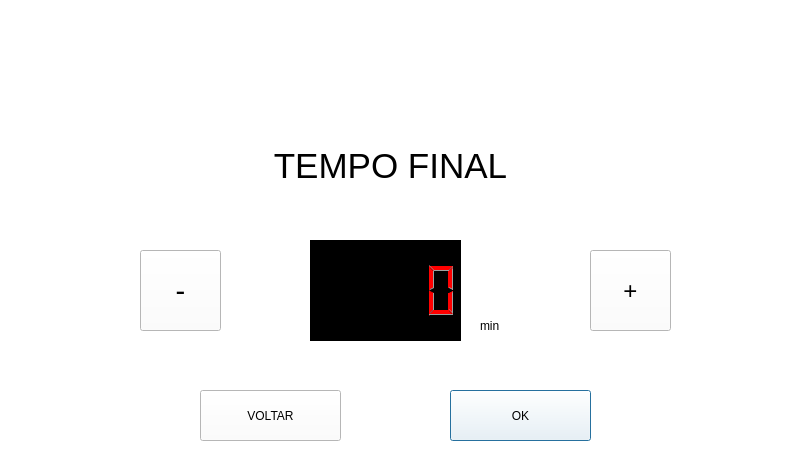
<?xml version="1.0" encoding="UTF-8"?>
<ui version="4.0">
 <class>fourthDialog</class>
 <widget class="QDialog" name="fourthDialog">
  <property name="geometry">
   <rect>
    <x>0</x>
    <y>0</y>
    <width>800</width>
    <height>465</height>
   </rect>
  </property>
  <property name="windowTitle">
   <string>Dialog</string>
  </property>
  <property name="styleSheet">
   <string notr="true">background-color: rgb(255, 255, 255);</string>
  </property>
  <widget class="QLabel" name="label_2">
   <property name="geometry">
    <rect>
     <x>220</x>
     <y>130</y>
     <width>341</width>
     <height>71</height>
    </rect>
   </property>
   <property name="font">
    <font>
     <family>Arial</family>
     <pointsize>26</pointsize>
     <weight>50</weight>
     <italic>false</italic>
     <bold>false</bold>
    </font>
   </property>
   <property name="styleSheet">
    <string notr="true">font: 26pt &quot;Arial&quot;;</string>
   </property>
   <property name="text">
    <string>TEMPO FINAL</string>
   </property>
   <property name="alignment">
    <set>Qt::AlignCenter</set>
   </property>
  </widget>
  <widget class="QPushButton" name="pushButton_5">
   <property name="geometry">
    <rect>
     <x>450</x>
     <y>390</y>
     <width>141</width>
     <height>51</height>
    </rect>
   </property>
   <property name="styleSheet">
    <string notr="true">font: 14pt &quot;Arial&quot;;</string>
   </property>
   <property name="text">
    <string>OK</string>
   </property>
  </widget>
  <widget class="QLabel" name="label">
   <property name="geometry">
    <rect>
     <x>10</x>
     <y>10</y>
     <width>711</width>
     <height>111</height>
    </rect>
   </property>
   <property name="text">
    <string/>
   </property>
  </widget>
  <widget class="QLCDNumber" name="lcdNumber_2">
   <property name="geometry">
    <rect>
     <x>310</x>
     <y>240</y>
     <width>151</width>
     <height>101</height>
    </rect>
   </property>
   <property name="palette">
    <palette>
     <active>
      <colorrole role="WindowText">
       <brush brushstyle="SolidPattern">
        <color alpha="255">
         <red>255</red>
         <green>0</green>
         <blue>0</blue>
        </color>
       </brush>
      </colorrole>
      <colorrole role="Button">
       <brush brushstyle="SolidPattern">
        <color alpha="255">
         <red>0</red>
         <green>0</green>
         <blue>0</blue>
        </color>
       </brush>
      </colorrole>
      <colorrole role="Light">
       <brush brushstyle="SolidPattern">
        <color alpha="255">
         <red>255</red>
         <green>0</green>
         <blue>0</blue>
        </color>
       </brush>
      </colorrole>
      <colorrole role="Text">
       <brush brushstyle="SolidPattern">
        <color alpha="255">
         <red>255</red>
         <green>0</green>
         <blue>0</blue>
        </color>
       </brush>
      </colorrole>
      <colorrole role="BrightText">
       <brush brushstyle="SolidPattern">
        <color alpha="255">
         <red>255</red>
         <green>0</green>
         <blue>0</blue>
        </color>
       </brush>
      </colorrole>
      <colorrole role="ButtonText">
       <brush brushstyle="SolidPattern">
        <color alpha="255">
         <red>255</red>
         <green>0</green>
         <blue>0</blue>
        </color>
       </brush>
      </colorrole>
      <colorrole role="Base">
       <brush brushstyle="SolidPattern">
        <color alpha="255">
         <red>0</red>
         <green>0</green>
         <blue>0</blue>
        </color>
       </brush>
      </colorrole>
      <colorrole role="Window">
       <brush brushstyle="SolidPattern">
        <color alpha="255">
         <red>0</red>
         <green>0</green>
         <blue>0</blue>
        </color>
       </brush>
      </colorrole>
      <colorrole role="Highlight">
       <brush brushstyle="SolidPattern">
        <color alpha="255">
         <red>0</red>
         <green>0</green>
         <blue>127</blue>
        </color>
       </brush>
      </colorrole>
     </active>
     <inactive>
      <colorrole role="WindowText">
       <brush brushstyle="SolidPattern">
        <color alpha="255">
         <red>255</red>
         <green>0</green>
         <blue>0</blue>
        </color>
       </brush>
      </colorrole>
      <colorrole role="Button">
       <brush brushstyle="SolidPattern">
        <color alpha="255">
         <red>0</red>
         <green>0</green>
         <blue>0</blue>
        </color>
       </brush>
      </colorrole>
      <colorrole role="Light">
       <brush brushstyle="SolidPattern">
        <color alpha="255">
         <red>255</red>
         <green>0</green>
         <blue>0</blue>
        </color>
       </brush>
      </colorrole>
      <colorrole role="Text">
       <brush brushstyle="SolidPattern">
        <color alpha="255">
         <red>255</red>
         <green>0</green>
         <blue>0</blue>
        </color>
       </brush>
      </colorrole>
      <colorrole role="BrightText">
       <brush brushstyle="SolidPattern">
        <color alpha="255">
         <red>255</red>
         <green>0</green>
         <blue>0</blue>
        </color>
       </brush>
      </colorrole>
      <colorrole role="ButtonText">
       <brush brushstyle="SolidPattern">
        <color alpha="255">
         <red>255</red>
         <green>0</green>
         <blue>0</blue>
        </color>
       </brush>
      </colorrole>
      <colorrole role="Base">
       <brush brushstyle="SolidPattern">
        <color alpha="255">
         <red>0</red>
         <green>0</green>
         <blue>0</blue>
        </color>
       </brush>
      </colorrole>
      <colorrole role="Window">
       <brush brushstyle="SolidPattern">
        <color alpha="255">
         <red>0</red>
         <green>0</green>
         <blue>0</blue>
        </color>
       </brush>
      </colorrole>
      <colorrole role="Highlight">
       <brush brushstyle="SolidPattern">
        <color alpha="255">
         <red>0</red>
         <green>0</green>
         <blue>127</blue>
        </color>
       </brush>
      </colorrole>
     </inactive>
     <disabled>
      <colorrole role="WindowText">
       <brush brushstyle="SolidPattern">
        <color alpha="255">
         <red>120</red>
         <green>120</green>
         <blue>120</blue>
        </color>
       </brush>
      </colorrole>
      <colorrole role="Button">
       <brush brushstyle="SolidPattern">
        <color alpha="255">
         <red>0</red>
         <green>0</green>
         <blue>0</blue>
        </color>
       </brush>
      </colorrole>
      <colorrole role="Light">
       <brush brushstyle="SolidPattern">
        <color alpha="255">
         <red>255</red>
         <green>0</green>
         <blue>0</blue>
        </color>
       </brush>
      </colorrole>
      <colorrole role="Text">
       <brush brushstyle="SolidPattern">
        <color alpha="255">
         <red>120</red>
         <green>120</green>
         <blue>120</blue>
        </color>
       </brush>
      </colorrole>
      <colorrole role="BrightText">
       <brush brushstyle="SolidPattern">
        <color alpha="255">
         <red>255</red>
         <green>0</green>
         <blue>0</blue>
        </color>
       </brush>
      </colorrole>
      <colorrole role="ButtonText">
       <brush brushstyle="SolidPattern">
        <color alpha="255">
         <red>120</red>
         <green>120</green>
         <blue>120</blue>
        </color>
       </brush>
      </colorrole>
      <colorrole role="Base">
       <brush brushstyle="SolidPattern">
        <color alpha="255">
         <red>0</red>
         <green>0</green>
         <blue>0</blue>
        </color>
       </brush>
      </colorrole>
      <colorrole role="Window">
       <brush brushstyle="SolidPattern">
        <color alpha="255">
         <red>0</red>
         <green>0</green>
         <blue>0</blue>
        </color>
       </brush>
      </colorrole>
      <colorrole role="Highlight">
       <brush brushstyle="SolidPattern">
        <color alpha="255">
         <red>0</red>
         <green>0</green>
         <blue>127</blue>
        </color>
       </brush>
      </colorrole>
     </disabled>
    </palette>
   </property>
   <property name="styleSheet">
    <string notr="true">background-color: rgb(0, 0, 0);
selection-background-color: rgb(0, 0, 127);</string>
   </property>
  </widget>
  <widget class="QPushButton" name="pushButton_3">
   <property name="geometry">
    <rect>
     <x>590</x>
     <y>250</y>
     <width>81</width>
     <height>81</height>
    </rect>
   </property>
   <property name="font">
    <font>
     <pointsize>18</pointsize>
    </font>
   </property>
   <property name="text">
    <string>+</string>
   </property>
  </widget>
  <widget class="QPushButton" name="pushButton_4">
   <property name="geometry">
    <rect>
     <x>140</x>
     <y>250</y>
     <width>81</width>
     <height>81</height>
    </rect>
   </property>
   <property name="font">
    <font>
     <pointsize>22</pointsize>
    </font>
   </property>
   <property name="text">
    <string>-</string>
   </property>
  </widget>
  <widget class="QLabel" name="label_12">
   <property name="geometry">
    <rect>
     <x>480</x>
     <y>310</y>
     <width>61</width>
     <height>31</height>
    </rect>
   </property>
   <property name="styleSheet">
    <string notr="true">font: 75 14pt &quot;Arial&quot;;</string>
   </property>
   <property name="text">
    <string>min</string>
   </property>
  </widget>
  <widget class="QPushButton" name="pushButton">
   <property name="geometry">
    <rect>
     <x>200</x>
     <y>390</y>
     <width>141</width>
     <height>51</height>
    </rect>
   </property>
   <property name="styleSheet">
    <string notr="true">font: 14pt &quot;Arial&quot;;</string>
   </property>
   <property name="text">
    <string>VOLTAR</string>
   </property>
  </widget>
 </widget>
 <resources/>
 <connections>
  <connection>
   <sender>pushButton_5</sender>
   <signal>clicked()</signal>
   <receiver>fourthDialog</receiver>
   <slot>close()</slot>
   <hints>
    <hint type="sourcelabel">
     <x>320</x>
     <y>405</y>
    </hint>
    <hint type="destinationlabel">
     <x>499</x>
     <y>397</y>
    </hint>
   </hints>
  </connection>
 </connections>
</ui>
